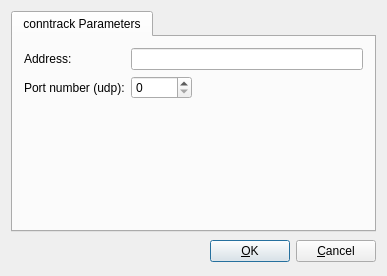
<ui version="4.0" >
 <class>conntrackOptionsDialog_q</class>
 <widget class="QDialog" name="conntrackOptionsDialog_q" >
  <property name="geometry" >
   <rect>
    <x>0</x>
    <y>0</y>
    <width>387</width>
    <height>276</height>
   </rect>
  </property>
  <property name="windowTitle" >
   <string>conntrack protocol settings</string>
  </property>
  <layout class="QGridLayout" >
   <item row="1" column="0" >
    <layout class="QHBoxLayout" >
     <item>
      <spacer>
       <property name="orientation" >
        <enum>Qt::Horizontal</enum>
       </property>
       <property name="sizeType" >
        <enum>QSizePolicy::Expanding</enum>
       </property>
       <property name="sizeHint" stdset="0" >
        <size>
         <width>151</width>
         <height>27</height>
        </size>
       </property>
      </spacer>
     </item>
     <item>
      <widget class="QPushButton" name="buttonOk" >
       <property name="text" >
        <string>&amp;OK</string>
       </property>
       <property name="shortcut" >
        <string/>
       </property>
       <property name="autoDefault" >
        <bool>true</bool>
       </property>
       <property name="default" >
        <bool>true</bool>
       </property>
      </widget>
     </item>
     <item>
      <widget class="QPushButton" name="buttonCancel" >
       <property name="text" >
        <string>&amp;Cancel</string>
       </property>
       <property name="shortcut" >
        <string/>
       </property>
       <property name="autoDefault" >
        <bool>true</bool>
       </property>
      </widget>
     </item>
    </layout>
   </item>
   <item row="0" column="0" >
    <widget class="QTabWidget" name="tabWidget" >
     <property name="tabShape" >
      <enum>QTabWidget::Rounded</enum>
     </property>
     <property name="currentIndex" >
      <number>0</number>
     </property>
     <widget class="QWidget" name="tab" >
      <attribute name="title" >
       <string>conntrack Parameters</string>
      </attribute>
      <attribute name="icon" >
       <iconset resource="MainRes.qrc" >
        <normaloff>:/Icons/Options</normaloff>:/Icons/Options</iconset>
      </attribute>
      <layout class="QGridLayout" name="gridLayout" >
       <item row="0" column="0" >
        <widget class="QLabel" name="label" >
         <property name="text" >
          <string>Address:</string>
         </property>
        </widget>
       </item>
       <item row="0" column="1" colspan="2" >
        <widget class="QLineEdit" name="conntrack_address" />
       </item>
       <item row="1" column="0" >
        <widget class="QLabel" name="label_2" >
         <property name="text" >
          <string>Port number (udp):</string>
         </property>
        </widget>
       </item>
       <item row="1" column="1" >
        <widget class="QSpinBox" name="conntrack_port" >
         <property name="maximum" >
          <number>65535</number>
         </property>
        </widget>
       </item>
       <item row="1" column="2" >
        <spacer name="horizontalSpacer" >
         <property name="orientation" >
          <enum>Qt::Horizontal</enum>
         </property>
         <property name="sizeHint" stdset="0" >
          <size>
           <width>117</width>
           <height>20</height>
          </size>
         </property>
        </spacer>
       </item>
       <item row="2" column="0" colspan="3" >
        <spacer>
         <property name="orientation" >
          <enum>Qt::Vertical</enum>
         </property>
         <property name="sizeHint" stdset="0" >
          <size>
           <width>20</width>
           <height>40</height>
          </size>
         </property>
        </spacer>
       </item>
      </layout>
     </widget>
    </widget>
   </item>
  </layout>
 </widget>
 <layoutdefault spacing="6" margin="11" />
 <tabstops>
  <tabstop>buttonOk</tabstop>
  <tabstop>buttonCancel</tabstop>
  <tabstop>tabWidget</tabstop>
 </tabstops>
 <resources>
  <include location="MainRes.qrc" />
 </resources>
 <connections>
  <connection>
   <sender>buttonOk</sender>
   <signal>clicked()</signal>
   <receiver>conntrackOptionsDialog_q</receiver>
   <slot>accept()</slot>
   <hints>
    <hint type="sourcelabel" >
     <x>316</x>
     <y>472</y>
    </hint>
    <hint type="destinationlabel" >
     <x>20</x>
     <y>20</y>
    </hint>
   </hints>
  </connection>
  <connection>
   <sender>buttonCancel</sender>
   <signal>clicked()</signal>
   <receiver>conntrackOptionsDialog_q</receiver>
   <slot>reject()</slot>
   <hints>
    <hint type="sourcelabel" >
     <x>397</x>
     <y>472</y>
    </hint>
    <hint type="destinationlabel" >
     <x>20</x>
     <y>20</y>
    </hint>
   </hints>
  </connection>
 </connections>
</ui>
